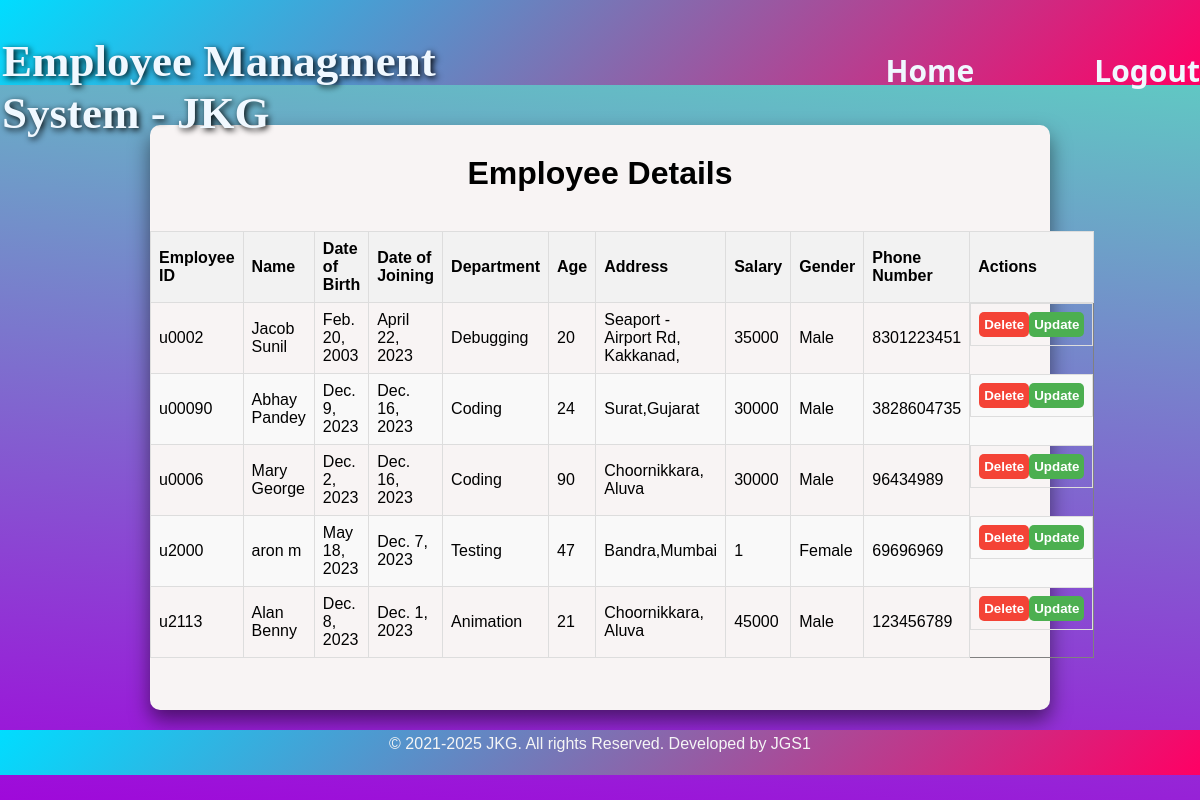
The app's page /view_emp/, older data.
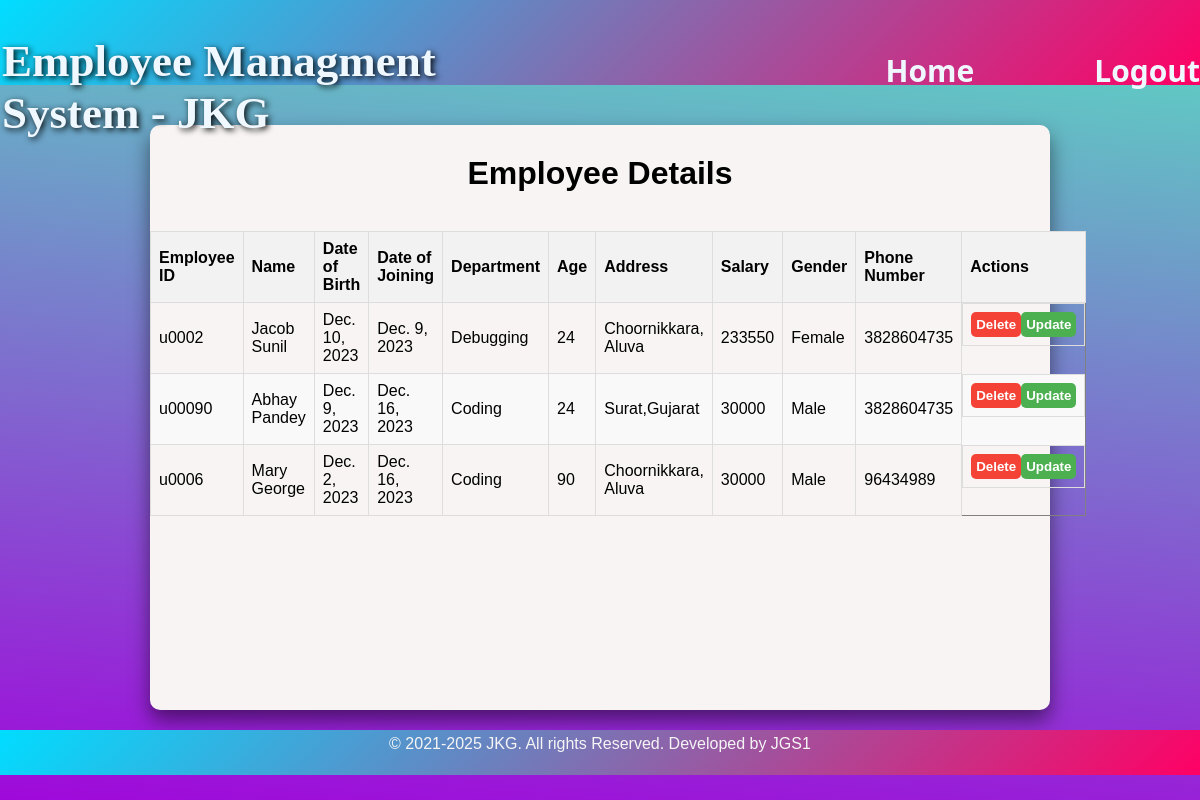
The same page, newer data.
### myapp/models.py (models this page shows, shortened)
class emp(models.Model):
  GENDER = [
    ('Male','Male'),
    ('Female','Female'),
    ('Other','Other'),
]
  DEP = [('Coding','Coding'),
         ('Debugging','Debugging'),
         ('Testing','Testing'),
         ('Animation','Animation'),
         ('Design','Design'),
]
  empid=models.CharField(max_length=100,unique=True)
  empname=models.CharField(max_length=150,null=True)
  dateb=models.DateField(null=True)
  datej=models.DateField(null=True)
  department=models.CharField(max_length=150,null=True,choices=DEP)
  age=models.IntegerField(null=True)
  address=models.CharField(max_length=300,null=True)
  salary=models.IntegerField(null=True)
  gender=models.CharField(max_length=100,null=True,choices=GENDER)
  phno=models.IntegerField(null=True)

### myapp/views.py (the view)
# urls.py: path('view_emp/', views.view_emp, name='view_emp'),
def view_emp(request):
    employees = emp.objects.all()
    return render(request, 'myapp/viewemp.html', {'employees': employees})

### myapp/templates/myapp/viewemp.html (shortened to what this page needs)
<!DOCTYPE html>
<html style="height:100%;  background-image:linear-gradient(185deg,rgb(90, 219, 193),rgb(159, 9, 218)); font-family: Arial, Helvetica, sans-serif;">
<head><title>Add Employee</title>
</head>
<body>
    <div>
        <div class="header">
            <div class="title" style="width: 700px">
            <h1 style=" font-family: 'Times New Roman', Times, serif;font-size: 45px; margin-left:-15px; ;  color: aliceblue;text-shadow: 2px 2px 6px black; ;"><span>E</span>mployee <span>M</span>anagment <span>S</span>ystem - <span>J</span><span>K</span><span>G</span></h1><br>
        </div>
        <div class="some" style="width: 400px;height:85px;margin-left: 375px;  display: flex;">
            <a style="text-decoration: none;" href="{% url 'home' %}">
            <div class="Home" style="padding-top: 45px;padding-left: 12px;font-size:30px ;font-family:system-ui, -apple-system, BlinkMacSystemFont, 'Segoe UI', Roboto, Oxygen, Ubuntu, Cantarell, 'Open Sans', 'Helvetica Neue', sans-serif;color: aliceblue;">
               <b >Home</b>
            </div></a>
                <a style="text-decoration: none;" href="{% url 'loginuser' %}">
                <div class="Logout" style="padding-top: 45px;padding-left: 120px;font-size:30px ;font-family:system-ui, -apple-system, BlinkMacSystemFont, 'Segoe UI', Roboto, Oxygen, Ubuntu, Cantarell, 'Open Sans', 'Helvetica Neue', sans-serif;color: aliceblue;">
                   <b >Logout</b>
                </div></a>
        </div>
        </div>
    </div>
    <div class="main">
        <h1 style="margin-top: 25px; text-align: center;">Employee Details</h1><br>
        <table border="1">
            <thead>
                <tr>
                    <th>Employee ID</th>
                    <th>Name</th>
                    <th>Date of Birth</th>
                    <th>Date of Joining</th>
                    <th>Department</th>
                    <th>Age</th>
                    <th>Address</th>
                    <th>Salary</th>
                    <th>Gender</th>
                    <th>Phone Number</th>
                    <th>Actions</th>
                </tr>
            </thead>
            <tbody>
                {% for employee in employees %}
                <tr>
                    <td>{{ employee.empid }}</td>
                    <td>{{ employee.empname }}</td>
                    <td>{{ employee.dateb }}</td>
                    <td>{{ employee.datej }}</td>
                    <td>{{ employee.department }}</td>
                    <td>{{ employee.age }}</td>
                    <td>{{ employee.address }}</td>
                    <td>{{ employee.salary }}</td>
                    <td>{{ employee.gender }}</td>
                    <td>{{ employee.phno }}</td>
                    <td class="action-buttons">
                        <form method="post" action="{% url 'delete_employee' employee.id %}">
                            <button type="submit" class="delete-button" name="del">Delete</button>
                        </form>
                        <form method="post" action="{% url 'update_employee' employee.id %}">
                            <button type="submit" class="update-button">Update</button>
                        </form>
                    </td>
                </tr>
                {% endfor %}
            </tbody>
        </table>
    </div>
    <div class="footer" style="text-align: center; color: whitesmoke; padding-top: 5px;">© 2021-2025 JKG. All rights Reserved. Developed by JGS1</div>
</body>
</html>

### myapp/templates/myapp/viewemp.html (style rules this page uses)
bodY { margin: 0; padding: 0; box-sizing: border-box; overflow: hidden; }
.header { height: 80px; width: 100vx; background-image:linear-gradient(135deg,rgb(0, 221, 255),rgb(255, 0, 100)); padding-top: 5px; padding-left: 17px; display: flex; }
.main { background-color: rgb(248, 244, 244); width: 75%; height:580px; margin-left:12.5%; margin-top: 40px; border-radius: 10px; box-shadow: 0px 10px 20px rgb(0 0 0/0.5); padding-top: 5px; }
.footer { width: 100vx; height: 40px; background-image:linear-gradient(135deg,rgb(0, 221, 255),rgb(255, 0, 100)); margin-top: 20px; }
table { border-collapse: collapse; width: 100%; }
th, td { border: 1px solid #dddddd; text-align: left; padding: 8px; }
th { background-color: #f2f2f2; }
tr:nth-child(even) { background-color: #f9f9f9; }
.action-buttons { display: flex; justify-content: space-around; }
.update-button, .delete-button { padding: 5px; cursor: pointer; border: none; border-radius: 5px; color: #fff; font-weight: bold; }
.update-button { background-color: #4caf50; }
.delete-button { background-color: #f44336; }

Row changes from the older to the newer data that the page shows:
removed emp: empid "u2000", empname "aron m", dateb "May 18, 2023", datej "Dec. 7, 2023", department "Testing", age "47", address "Bandra,Mumbai", salary "1", gender "Female", phno "69696969"
removed emp: empid "u2113", empname "Alan Benny", dateb "Dec. 8, 2023", datej "Dec. 1, 2023", department "Animation", age "21", address "Choornikkara, Aluva", salary "45000", gender "Male", phno "123456789"
changed emp "Jacob Sunil": dateb "Feb. 20, 2003" → "Dec. 10, 2023"; datej "April 22, 2023" → "Dec. 9, 2023"; age "20" → "24"; address "Seaport - Airport Rd, Kakkanad," → "Choornikkara, Aluva"; salary "35000" → "233550"; gender "Male" → "Female"; phno "8301223451" → "3828604735"
